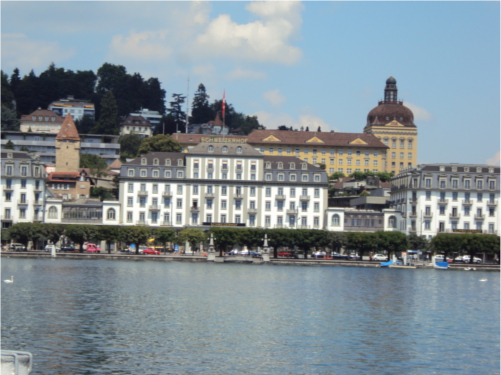
%> input picture data/part1/pier/1.JPG, 501 x 375 px
$ octave Driver.m   (GNU Octave 9; MATLAB toolbox functions it lacks are replaced by stand-ins)
%> lines starting %> are read from the running program, lines starting %| are printed output that depends on the picture
### Part 1/harris.m
% HARRIS - Harris corner detector
%
% Usage:  [cim, r, c] = harris(im, sigma, thresh, radius, disp)
%
% Arguments:
%            im     - image to be processed.
%            sigma  - standard deviation of smoothing Gaussian. Typical
%                     values to use might be 1-3.
%            thresh - threshold (optional). Try a value ~1000.
%            radius - radius of region considered in non-maximal
%                     suppression (optional). Typical values to use might
%                     be 1-3.
%            disp   - optional flag (0 or 1) indicating whether you want
%                     to display corners overlayed on the original
%                     image. This can be useful for parameter tuning.
%
% Returns:
%            cim    - binary image marking corners.
%            r      - row coordinates of corner points.
%            c      - column coordinates of corner points.
%
% If thresh and radius are omitted from the argument list 'cim' is returned
% as a raw corner strength image and r and c are returned empty.

% Reference:
% C.G. Harris and M.J. Stephens. "A combined corner and edge detector",
% Proceedings Fourth Alvey Vision Conference, Manchester.
% pp 147-151, 1988.
%
% Author:
% Peter Kovesi
% Department of Computer Science & Software Engineering
% The University of Western Australia
% pk@cs.uwa.edu.au  www.cs.uwa.edu.au/~pk
%
% March 2002

function [cim, r, c] = harris(im, sigma, thresh, radius, disp)

    error(nargchk(2,5,nargin));

    dx = [-1 0 1; -1 0 1; -1 0 1]; % Derivative masks
    dy = dx';

    Ix = conv2(im, dx, 'same');    % Image derivatives
    Iy = conv2(im, dy, 'same');

    % Generate Gaussian filter of size 6*sigma (+/- 3sigma) and of
    % minimum size 1x1.
    g = fspecial('gaussian',max(1,fix(6*sigma)), sigma);

    Ix2 = conv2(Ix.^2, g, 'same'); % Smoothed squared image derivatives
    Iy2 = conv2(Iy.^2, g, 'same');
    Ixy = conv2(Ix.*Iy, g, 'same');

    cim = (Ix2.*Iy2 - Ixy.^2)./(Ix2 + Iy2 + eps); % Harris corner measure

    % Alternate Harris corner measure used by some.  Suggested that
    % k=0.04 - I find this a bit arbitrary and unsatisfactory.
%   cim = (Ix2.*Iy2 - Ixy.^2) - k*(Ix2 + Iy2).^2;

    if nargin > 2   % We should perform nonmaximal suppression and threshold

	% Extract local maxima by performing a grey scale morphological
	% dilation and then finding points in the corner strength image that
	% match the dilated image and are also greater than the threshold.
	sze = 2*radius+1;                   % Size of mask.
	mx = ordfilt2(cim,sze^2,ones(sze)); % Grey-scale dilate.
	cim = (cim==mx)&(cim>thresh);       % Find maxima.

	[r,c] = find(cim);                  % Find row,col coords.

	if nargin==5 & disp      % overlay corners on original image
	    figure, imagesc(im), axis image, colormap(gray), hold on
	    plot(c,r,'ys'), title('corners detected');
	end

    else  % leave cim as a corner strength image and make r and c empty.
	r = []; c = [];
    end

### Part 1/detect_features.m
function [r1, c1, r2, c2]=detect_features(img1,img2);
	sigma=2 ;
	thresh=0.05;
	radius=2;
	disp=5;
	[~, r1, c1]=harris(img1,sigma, thresh, radius,disp);
 	[~, r2, c2]=harris(img2,sigma, thresh, radius,disp);
end

### Part 1/describe_features.m
function[FeatureDescriptions]= describe_features(img,radius,r,c)
numberfeat=length(r); %number of features


FeatureDescriptions=zeros(numberfeat,(2*radius+1)^2);
padHelper=zeros(2*radius+1);
padHelper(radius+1,radius+1)=1;
paddedimg=imfilter(img,padHelper,'replicate','full');

for i=1:numberfeat
	rangeR=r(i) : r(i) + 2 * radius;
	rangeC=c(i) : c(i) + 2 * radius;
	neighborhood=paddedimg(rangeR,rangeC);
	flattenedFeatureVectors=neighborhood(:);
	FeatureDescriptions(i,:)=flattenedFeatureVectors;
end

FeatureDescriptions=zscore(FeatureDescriptions')';

end

### Part 1/dist2.m
function n2 = dist2(x, c)
% DIST2	Calculates squared distance between two sets of points.
% Adapted from Netlab neural network software:
% http://www.ncrg.aston.ac.uk/netlab/index.php
%
%	Description
%	D = DIST2(X, C) takes two matrices of vectors and calculates the
%	squared Euclidean distance between them.  Both matrices must be of
%	the same column dimension.  If X has M rows and N columns, and C has
%	L rows and N columns, then the result has M rows and L columns.  The
%	I, Jth entry is the  squared distance from the Ith row of X to the
%	Jth row of C.
%	Copyright (c) Ian T Nabney (1996-2001)

    [ndata, dimx] = size(x);
    [ncentres, dimc] = size(c);
    if dimx ~= dimc
        error('Data dimension does not match dimension of centres')
    end

    n2 = (ones(ncentres, 1) * sum((x.^2)', 1))' + ...
      ones(ndata, 1) * sum((c.^2)',1) - ...
      2.*(x*(c'));

    % Rounding errors occasionally cause negative entries in n2
    if any(any(n2<0))
      n2(n2<0) = 0;
    end
end

### Part 1/match_features.m
function [img1Feature,img2Feature]=match_features(numberMatches,Descriptions1,Descriptions2)
	distances=dist2(Descriptions1,Descriptions2);
	[~,distancecheck]=sort(distances(:),'ascend');
	bestoftheMatches=distancecheck(1:numberMatches);

	[row_DMat,col_DMat]=ind2sub(size(distances),bestoftheMatches);
	img1Feature=row_DMat;
	img2Feature=col_DMat;
end

### Part 1/ransac_H.m
function [ bestFitModel, inlierIndices ] = ransac_H( parameters, x, y, fitModelFxn, errorFxn )

    [numMatches, ~] = size(x);
    numInliersEachIteration = zeros(parameters.numIterations,1);
    storedModels = {};%zeros(parameters.numIterations,3,3);

    for i = 1 : parameters.numIterations
        %display(['Running ransac Iteration: ', num2str(i)]);

        %select a random subset of points
        subsetIndices = randsample(numMatches, parameters.subsetSize);
        x_subset = x(subsetIndices, :);
        y_subset = y(subsetIndices, :);

        %fit a model to that subset
        model = fitModelFxn(x_subset, y_subset);

        %compute inliers, ie: find all remaining points that are
        %"close" to the model and reject the rest as outliers
        residualErrors = errorFxn(model, x, y);

        %display(['Mean Residual Error: ', num2str(mean(residualErrors))]);
        inlierIndices = find(residualErrors < parameters.inlierDistThreshold);

        %record the number of inliers
        numInliersEachIteration(i) = length(inlierIndices);

        %keep track of any models that generated an acceptable numbers of
        %inliers. This collection can be parsed later to find the best fit
        currentInlierRatio = numInliersEachIteration(i)/numMatches;
        if currentInlierRatio >=  parameters.minInlierRatio
        %if numInliersEachIteration(i) >= max(numInliersEachIteration)
            %re-fit the model using all of the inliers and store it
            x_inliers = x(inlierIndices, :);
            y_inliers = y(inlierIndices, :);
            storedModels{i} = fitModelFxn(x_inliers, y_inliers);
        end
    end
    %display(storedModels);
    %display(numInliersEachIteration);

    %retrieve the model with the best fit (highest number of inliers)
    bestIteration = find(numInliersEachIteration == max(numInliersEachIteration));
    bestIteration = bestIteration(1); %incase there was more than 1 with same value
    bestFitModel = storedModels{bestIteration};

    %recalculate the inlier indices for all points, this was done once before
    %when calculting this model, but it wasn't stored for space reasons.
    %Recalculate it now so that it can be returned to the caller
    residualErrors = errorFxn(bestFitModel, x, y);
    inlierIndices = find(residualErrors < parameters.inlierDistThreshold);
end

### Part 1/estimate_homography.m
function[H,inlierIndices]=estimate_homography(img1Features,img2Features)
	parameters.numIterations=150;
	parameters.subsetSize=4;
	parameters.inlierDistThreshold=10;
	parameters.minInlierRatio= .3;
	[H,inlierIndices]=ransac_H(parameters,img1Features,img2Features,@fit_homography,@calc_residuals);
	display('Number of inliers');
	display(length(inlierIndices));
	display('Average residuals for the inliers:');
	display(mean(calc_residuals(H,img1Features(inlierIndices,:),img2Features(inlierIndices,:))));
end

### Part 1/stitch.m
function [composite]=stitch(img1,img2,H)
	[h1, w1,numberChannel1]=size(img1);
	[h2, w2,numberChannel2]=size(img2);

	corners=[1 1 1;
			w1 1 1;
			w1 h1 1;
			1 h1 1];
	warpingtheCorners=homo_2_cart(corners * H);

	minX=min(min(warpingtheCorners(:,1)),1);
	maxX=max(max(warpingtheCorners(:,1)),w2);
	minY=min(min(warpingtheCorners(:,2)),1);
	maxY=max(max(warpingtheCorners(:,2)),h2);

	xResolutionRange=minX:maxX;
	yResolutionRange=minY:maxY;

	[x y]=meshgrid(xResolutionRange,yResolutionRange);
	Hinv=inv(H);


	warpedHomoScaleFactor= Hinv(1,3)*x + Hinv(2,3)*y + Hinv(3,3);
	warpX	=(Hinv(1,1) * x + Hinv(2,1) * y + Hinv(3,1)) ./ warpedHomoScaleFactor;
	warpY	=(Hinv(1,2) * x + Hinv(2,2) * y + Hinv(3,2)) ./ warpedHomoScaleFactor;


	if numberChannel1==1
		%%images are black and white. Simple interpolation will suffice
		newLeftHalf=interp2(im2double(img1),warpX,warpY,'cubic');
		newRightHalf=interp2(im2double(img2),x,y,'cubic');
	else
		newLeftHalf=zeros(length(yResolutionRange),length(xResolutionRange),3);
		newRightHalf=zeros(length(yResolutionRange),length(xResolutionRange),3);
		for i=1:3
			newLeftHalf(:,:,i)=interp2(im2double(img1(:,:,1)),warpX,warpY,'cubic');
			newRightHalf(:,:,i)=interp2(im2double(img2(:,:,i)),x,y,'cubic');
		end
	end
newWeight= ~isnan(newLeftHalf) + ~isnan(newRightHalf);
newLeftHalf(isnan(newLeftHalf)) = 0;
newRightHalf(isnan(newRightHalf)) = 0;
composite=(newLeftHalf+newRightHalf) ./ newWeight;

end

### Part 1/homo_2_cart.m
function [cartCoord]=homo_2_cart(homoCoord)


	dimension=size(homoCoord,2) -1;
	normCoord=bsxfun(@rdivide,homoCoord,homoCoord(:,end));
	cartCoord=normCoord(:,1:dimension);

end

### Part 1/calc_residuals.m
function residuals = calc_residuals(H, homoCoord1, homoCoord2)
%CALC_RESIDUALS Summary of this function goes here
%   Detailed explanation goes here

    %transform the points from img 1 by multiplying the homo coord by H
    transformedPoints = homoCoord1 * H;

    %divide each pt by 3rd coord (scale factor lambda) to yield [x;y;1]
    %before taking difference
    lambda_t =  transformedPoints(:,3); %scale factor
    lambda_2 = homoCoord2(:,3);    %scale factor
    cartDistX = transformedPoints(:,1) ./ lambda_t - homoCoord2(:,1) ./ lambda_2;
    cartDistY = transformedPoints(:,2) ./ lambda_t - homoCoord2(:,2) ./ lambda_2;
    residuals = cartDistX .* cartDistX + cartDistY .* cartDistY;
end

### Part 1/fit_homography.m
function H= fit_homography(homo_pts1,homo_pts2)
if size(homo_pts1) ~=size(homo_pts2)
error('Number of matches features dont match');
end
[numMatches,~]=size(homo_pts1);
A=[];
for i=1:numMatches
	p1=homo_pts1(i,:);
	p2=homo_pts2(i,:);
	A_i=[zeros(1,3), -p1, p2(2)*p1;
	p1,	zeros(1,3), -p2(1)*p1];

	A=[A;A_i];
end

[~,~,eigenVectors]=svd(A);
h=eigenVectors(:,9);
H=reshape(h,3,3);
H= H ./ H(3,3);
end

### Part 1/Driver.m
clear all;
clc;
Colorimg1=imread('../data/part1/pier/1.JPG');
%> Colorimg1 is the input picture: size 375x501x3 uint8; mean R, G, B 130.7, 143, 149.6
Colorimg2=imread('../data/part1/pier/2.JPG');
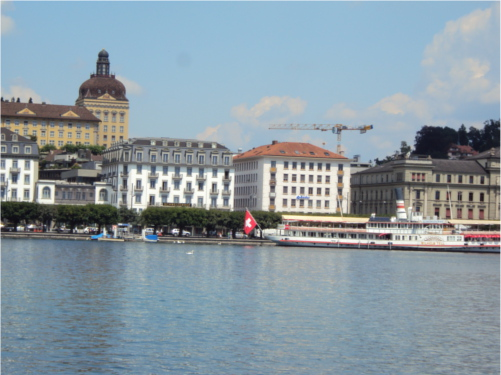
%> input picture data/part1/pier/2.JPG, 501 x 375 px
%> Colorimg2 is the input picture: size 375x501x3 uint8; mean R, G, B 137.6, 152.9, 162.2
Colorimg1=im2double(Colorimg1);
%> Colorimg1: size 375x501x3 double
Colorimg2=im2double(Colorimg2);
%> Colorimg2: size 375x501x3 double
img1=rgb2gray(Colorimg1);
img2=rgb2gray(Colorimg2);

[h1, w1, ~]=size(img1);
%> h1 = 375; w1 = 501
[h2, w2, ~]=size(img2);
%> h2 = 375; w2 = 501


[r1, c1, r2, c2]=detect_features(img1,img2);
%> in harris, `cim = (cim==mx)&(cim>thresh);`:
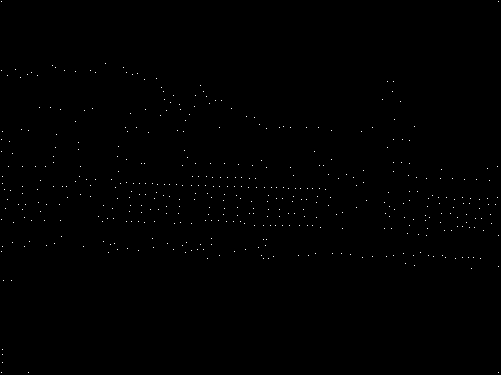
%> cim: size 375x501 logical; 0.24% white in thin lines or dots
%> in harris, `[r,c] = find(cim);`: r = 448 values from 2 to 373; c = 448 values from 2 to 499
%> in detect_features, `[~, r1, c1]=harris(img1,sigma, thresh, radius,disp);`:
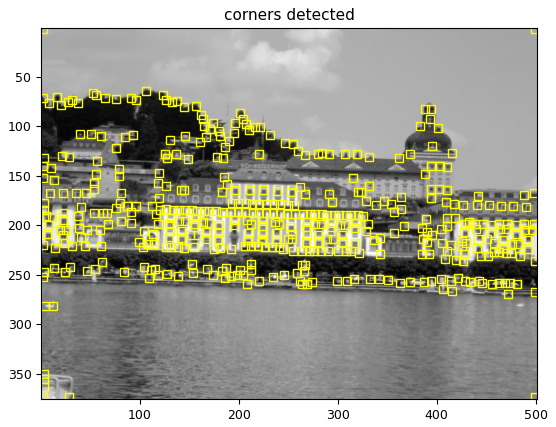
%> figure redrawn from the program's plot data
%> in detect_features, `[~, r1, c1]=harris(img1,sigma, thresh, radius,disp);`: r1 = 448 values, max 373 at index 7, min 2 at index 1, mean 190; c1 = 448 values from 2 to 499
%> in harris (call 2), `cim = (cim==mx)&(cim>thresh);`: cim: size 375x501 logical; 0.2% white in thin lines or dots
%> in detect_features, `[~, r2, c2]=harris(img2,sigma, thresh, radius,disp);`: r2 = 382 values, max 373 at index 8, min 2 at index 1, mean 185.4; c2 = 382 values from 2 to 499
%> c1 = 448 values from 2 to 499; c2 = 382 values from 2 to 499

figure; imshow([Colorimg1 Colorimg2]); hold on; title('Overlay detected features (corners)');
hold on; plot(c1,r1,'ys'); plot(c2+w1,r2,'ys');

neighborhoodradius=50;
FeatureDescriptions1=describe_features(img1,neighborhoodradius,r1,c1);
%> after the loop in describe_features, `for i=1:numberfeat`:
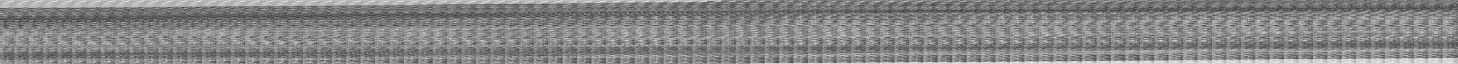
%> FeatureDescriptions: size 448x10201 double (shown at 1/7 size); min 0.0544, max 0.999, mean 0.525
FeatureDescriptions2=describe_features(img2,neighborhoodradius,r2,c2);


%%MATCHING THEM COOL FEATURES

numberMatches=200;
[img1_matchfeat_idx,img2_matchfeat_idx]=match_features(numberMatches,FeatureDescriptions1,FeatureDescriptions2);
%> in dist2, `n2 = (ones(ncentres, 1) * sum((x.^2)', 1))' + ones(ndata, 1) * sum((c...`:
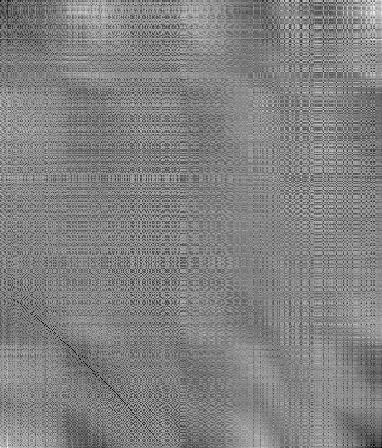
%> n2: size 448x382 double; min 261.1, max 39352.7, mean 20220.3; drawn with min black and max white
%> in match_features, `bestoftheMatches=distancecheck(1:numberMatches);`: bestoftheMatches = 200 values, max 171136 at index 9, min 1 at index 5, mean 69640.4
%> in match_features, `[row_DMat,col_DMat]=ind2sub(size(distances),bestoftheMatches);`: row_DMat = 200 values, max 448 at index 9, min 1 at index 5, mean 267.6; col_DMat = 200 values, max 382 at index 9, min 1 at index 5, mean 155.8
%> in match_features, `img1Feature=row_DMat;`: img1Feature has the same summary as row_DMat
%> in match_features, `img2Feature=col_DMat;`: img2Feature has the same summary as col_DMat
%> img1_matchfeat_idx has the same summary as row_DMat in match_features; img2_matchfeat_idx has the same summary as col_DMat in match_features
matchR1=r1(img1_matchfeat_idx);
%> matchR1 = 200 values, max 373 at index 9, min 2 at index 3, mean 160.5
matchC1=c1(img1_matchfeat_idx);
%> matchC1 = 200 values, max 499 at index 3, min 2 at index 5, mean 287.8
matchR2=r2(img2_matchfeat_idx);
%> matchR2 = 200 values, max 373 at index 9, min 2 at index 3, mean 155.3
matchC2=c2(img2_matchfeat_idx);
%> matchC2 = 200 values, max 499 at index 3, min 2 at index 5, mean 203.5

figure; imshow([Colorimg1 Colorimg2]); hold on; title('Overlay top matched features');
hold on; plot(matchC1,matchR1,'ys');plot(matchC2+w1,matchR2,'ys');

plotR=[matchR1,matchR2];
%> plotR = 200 rows, first 12: [92 65; 100 73; 2 2; 203 176; 2 2; 193 166; 207 180; 204 177; 373 373; 128 101; 172 145; 163 136]
plotC=[matchC1,matchC2 + w1];
%> plotC = 200 rows, first 12: [393 606; 383 596; 499 1000; 385 597; 2 503; 389 601; 390 602; 404 616; 499 1000; 373 586; 394 606; 394 606]
figure; imshow([Colorimg1 Colorimg2]); hold on; title('Mapping of top matched features');
hold on;
plot(matchC1,matchR1,'ys');
plot(matchC2+w1,matchR2,'ys');
for i=1:numberMatches
	plot(plotC(i,:),plotR(i,:));
end


%%%HOMOS ROCK

img1matchedpoints=[matchC1,matchR1,ones(numberMatches,1)];
img2matchedpoints=[matchC2,matchR2,ones(numberMatches,1)];
[H, inlierindices]=estimate_homography(img1matchedpoints,img2matchedpoints);
%> the loop in ransac_H, `for i = 1 : parameters.numIterations` made 150 passes
%> (x_subset, y_subset, model, inlierIndices, currentInlierRatio) on passes 1 to 3: ([53 66 1; 53 66 1; 458 218 1; 394 140 1], [425 127 1; 444 128 1; 168 192 1; 107 113 1], [2.64 2.28 0.0445; 4.34 6.92 -0.0509; -425.8 -577.1 1], [40; 55; 86], 0.015), ([8 76 1; 463 198 1; 32 73 1; 388 148 1], [2 2 1; 173 172 1; 457 130 1; 100 122 1], [-3.4 1.48 0.0808; 51.37 32.94 -0.0563; -3882.2 -2520.5 1], [17; 63; 82; 103; 121; 158; 175], 0.035), ([320 166 1; 499 2 1; 28 75 1; 8 76 1], [30 138 1; 499 373 1; 463 127 1; 2 2 1], [0.205 -0.0372 -0.00119; -1.21 -2.16 -0.0127; 90.21 164.8 1], [96; 103; 118; 182], 0.02)
%> (x_subset, y_subset, inlierIndices, currentInlierRatio) on passes 5, 6, 13, 14, 15: ([28 75 1; 309 256 1; 475 228 1; 65 71 1], [463 127 1; 206 234 1; 184 201 1; 457 130 1], [149; 160; 163; 181; 182; 186; 197], 0.035), ([388 148 1; 426 221 1; 16 70 1; 465 180 1], [100 122 1; 135 196 1; 3 99 1; 175 153 1], [34; 46; 49; 63; 111; 138; 147; 172; 180], 0.045), ([417 178 1; 138 74 1; 96 73 1; 318 197 1], [128 152 1; 490 124 1; 463 127 1; 28 169 1], [48; 92; 104; 139; 162; 194], 0.03), ([362 132 1; 454 208 1; 8 76 1; 454 208 1], [74 105 1; 164 182 1; 2 2 1; 189 183 1], [5; 17; 77; 103; 134; 176], 0.03), ([357 208 1; 2 71 1; 476 219 1; 383 100 1], [68 181 1; 3 99 1; 186 193 1; 95 73 1], [2; 22; 111; 142; 172], 0.025)
%> after the loop in ransac_H, `for i = 1 : parameters.numIterations`: numInliersEachIteration = 150 values, max 120 at index 93, min 2 at index 55, mean 14.63; storedModels = 146 items; x_inliers = 108 rows, first 12: [385 203 1; 389 193 1; 390 207 1; 404 204 1; 373 128 1; 394 172 1; 394 163 1; 392 229 1; 362 132 1; 386 214 1; 410 164 1; 357 208 1]; y_inliers = 108 rows, first 12: [96 176 1; 100 166 1; 101 180 1; 115 177 1; 85 101 1; 105 145 1; 105 136 1; 103 202 1; 74 105 1; 97 187 1; 121 137 1; 68 181 1]
%> in ransac_H, `bestIteration = find(numInliersEachIteration == max(numInliersEachIter..`: bestIteration = 93
%> in ransac_H, `bestFitModel = storedModels{bestIteration};`: bestFitModel = [1.09 0.045 0.000185; -0.00514 1.08 3.28e-05; -315.8 -47.26 1]
%> in ransac_H, `residualErrors = errorFxn(bestFitModel, x, y);`: residualErrors = 200 values, max 582962.8 at index 141, min 0.00301 at index 81, mean 135543.9
%> in ransac_H, `inlierIndices = find(residualErrors < parameters.inlierDistThreshold);`: inlierIndices = 120 values from 1 to 198
%> in estimate_homography, `[H,inlierIndices]=ransac_H(parameters,img1Features,img2Features,@fit_h..`: H has the same summary as bestFitModel in ransac_H
%| 120
%| 0.5756
%> H has the same summary as bestFitModel in ransac_H; inlierindices = 120 values from 1 to 198

matchC1=matchC1(inlierindices);
%> matchC1 = 120 values, max 481 at index 120, min 301 at index 109, mean 395.3
matchC2=matchC2(inlierindices);
%> matchC2 = 120 values, max 190 at index 120, min 12 at index 101, mean 106.1
matchR1=matchR1(inlierindices);
%> matchR1 = 120 values, max 266 at index 83, min 82 at index 10, mean 199.8
matchR2=matchR2(inlierindices);
%> matchR2 = 120 values, max 240 at index 83, min 54 at index 18, mean 172.9

figure; imshow([Colorimg1 Colorimg2]);hold on; title('Inlier Matches');
hold on;plot(matchC1,matchR1,'ys');plot(matchC2+w1,matchR2,'ys');

homographyTransform=maketform('projective',H);
%> homographyTransform = {ndims_in 2, ndims_out 2}
finalimage=imtransform(Colorimg1,homographyTransform);
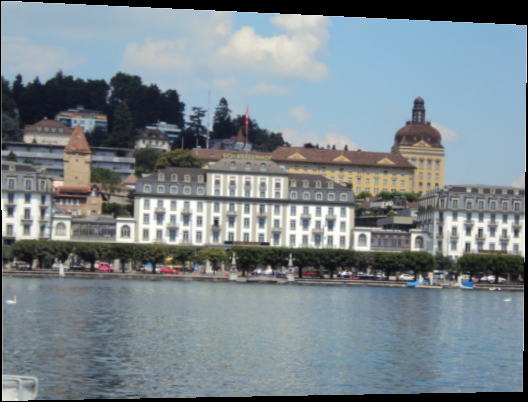
%> finalimage: size 402x528x3 double; mean R, G, B 0.483, 0.527, 0.551
figure,imshow(finalimage);
title('Warped Image');

%%%SARTORIAL SHIT!!
stitchedImg=stitch(Colorimg1, Colorimg2,H);
%> in homo_2_cart, `normCoord=bsxfun(@rdivide,homoCoord,homoCoord(:,end));`: normCoord = [-314.7 -46.13 1; 212 -21.62 1; 207.9 345 1; -312.8 354.3 1]
%> in homo_2_cart, `cartCoord=normCoord(:,1:dimension);`: cartCoord = [-314.7 -46.13; 212 -21.62; 207.9 345; -312.8 354.3]
%> in stitch, `warpingtheCorners=homo_2_cart(corners * H);`: warpingtheCorners has the same summary as cartCoord in homo_2_cart
%> in stitch, `minX=min(min(warpingtheCorners(:,1)),1);`: minX = -314.7
%> in stitch, `maxX=max(max(warpingtheCorners(:,1)),w2);`: maxX = 501
%> in stitch, `minY=min(min(warpingtheCorners(:,2)),1);`: minY = -46.13
%> in stitch, `maxY=max(max(warpingtheCorners(:,2)),h2);`: maxY = 375
%> in stitch, `xResolutionRange=minX:maxX;`: xResolutionRange = 816 values from -314.7 to 500.3
%> in stitch, `yResolutionRange=minY:maxY;`: yResolutionRange = 422 values from -46.13 to 374.9
%> in stitch, `Hinv=inv(H);`: Hinv = [0.869 -0.0431 -0.000159; -0.00418 0.923 -2.95e-05; 274.2 30 0.948]
%> after the loop in stitch, `for i=1:3`: newLeftHalf: size 422x816x3 double; 41.68% of the values are NaN or infinite; the others: min 0.0503, max 1.02, mean 0.51
%> after the loop in stitch, `for i=1:3`: newRightHalf: size 422x816x3 double; 45.7% of the values are NaN or infinite; the others: min 0.0427, max 1.01, mean 0.591
%> in stitch, `composite=(newLeftHalf+newRightHalf) ./ newWeight;`: composite: size 422x816x3 double; 8.34% of the values are NaN or infinite; the others: min 0.0501, max 1.02, mean 0.552
imwrite(stitchedImg,'Arigato.jpg');
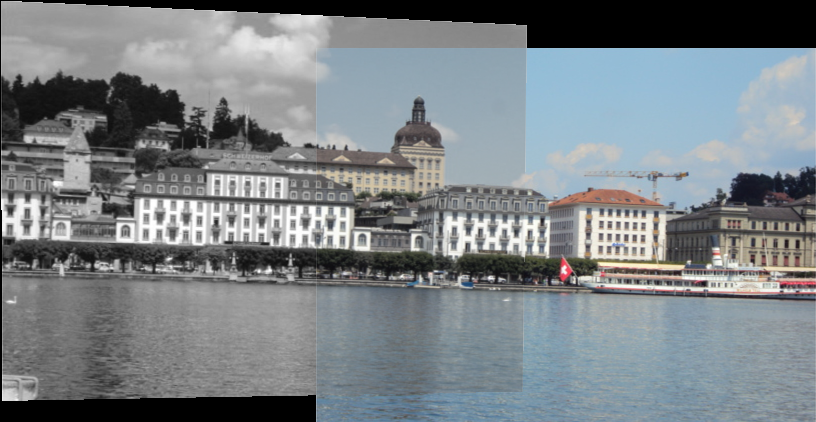
%> saved as Arigato.jpg: size 422x816x3 uint8; mean R, G, B 123.3, 129.8, 133.8
figure, imshow(stitchedImg);
title('Alignment by Homography');
